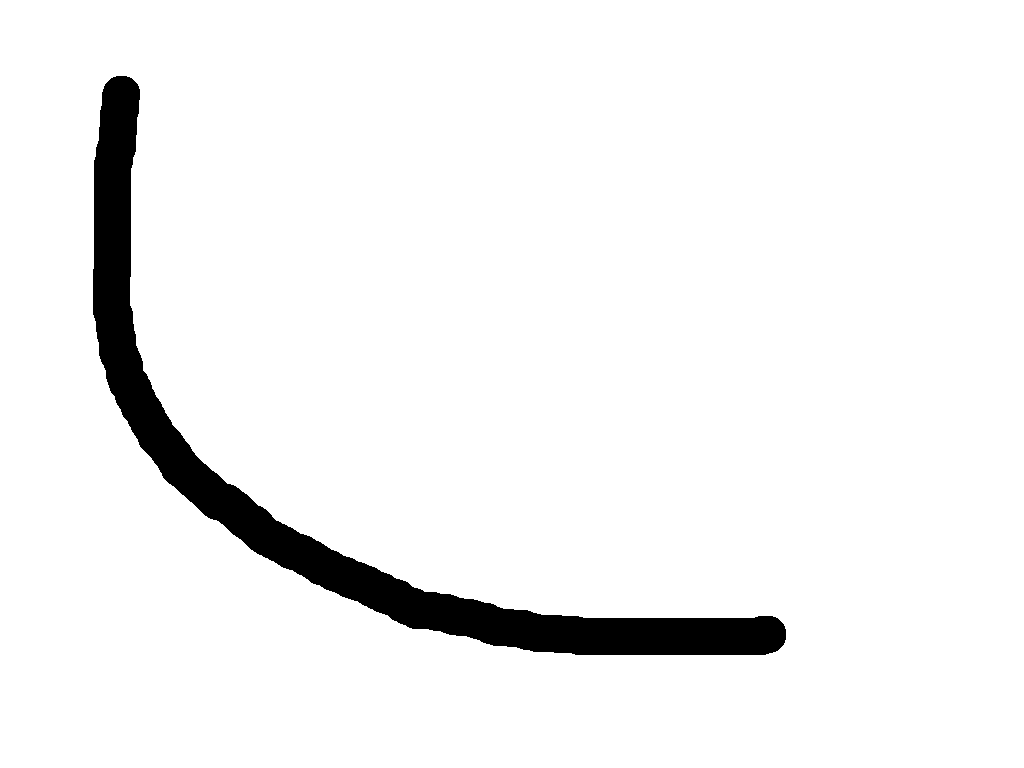
#> input picture Navigation/Simulation_Images/test2.png, 1024 x 768 px
$ python simulation.py Simulation_Images/test2.png
#> lines starting #> are read from the running program, lines starting #| are printed output that depends on the picture; after the words box and inside, x2 and y2 are one past the last pixel; in counts of white or black regions, pixels touching at a corner belong together
### Navigation/simulationBot.py
import cv2
import math
import time
import random
import sys
from utils import *

#Used in simulation

class Slice:

    def __init__(self, img, x, y, w, h):
        self.w = w
        self.h = h
        self.img = img
        self.update(x, y)


    def update(self, x, y):
        self.x = x
        self.y = y

        self.crop = self.img[y:y+self.h, x:x+self.w]

        try:
            gray = cv2.cvtColor(self.crop, cv2.COLOR_BGR2GRAY)
            self.gray = 255 - gray

            self.blur = cv2.GaussianBlur(self.gray,(5,5),0)
            _, thresh = cv2.threshold(self.blur, 127, 255, 0)
            _ ,self.contours, _ = cv2.findContours(thresh, cv2.RETR_LIST, cv2.CHAIN_APPROX_SIMPLE)

        except TypeError:
            print("Bot is offscreen")
            sys.exit(-1)

    # [37 lines left out: functions isEmpty, getLocalCenter, getGlobalCenter, getDeflection, not called in this run]

    def __repr__(self):
        res = "X: {}, Y: {}, width: {}, height: {}, empty?: {}".format(self.x, self.y, self.w, self.h, self.isEmpty())
        return res


class Camera:

    def __init__(self, img, x, y, w, h):

        self.img = img

        if(w < 30):
            print("width must be at least 30 pixels")
            self.w = 30
        else:
            self.w = w
        if(h < 30):
            print("height must be at least 30 pixel")
            self.h = 30
        else:
            self.h = h

        self.update(x,y)


    def update(self, x, y):
        self.x = x
        self.y = y
        self.center = (int(self.x + self.w/2) , int(self.y + self.h/2))
        self.getSlices()

    def getSlices(self):
        self.slices = []
        for i in range(3):
            self.slices.append([])
            for j in range(3):
                self.slices[i].append(Slice(self.img, self.x + i*int(self.w/3), self.y + j*int(self.y/3), int(self.w/3), int(self.h/3)))

    # [35 lines left out: functions getPoints, fit, not called in this run]

### Navigation/simulation.py
#!/usr/bin/env python3.6

import cv2
import numpy as np
import sys
import utils
import time
import math
from simulationBot import Camera

def setup():
    FILENAME = sys.argv[1]
    print(FILENAME)
    img = cv2.imread(FILENAME, cv2.IMREAD_COLOR)
#> img is the input picture: shape (768, 1024, 3); 94.9% white; 1 black region, box (x1, y1, x2, y2) and area: (93, 76, 786, 655) 39806

    #Place the robot at the start of the path
    if(FILENAME == "Simulation_Images/test2.png"):
        c = Camera(img, 75, 100, 90, 90)
#> the loop in getSlices, `for i in range(3):` made 3 passes
#> pass 1, in update, `self.crop = self.img[y:y+self.h, x:x+self.w]`:
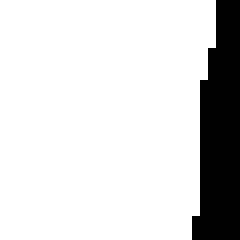
#> self.crop: shape (30, 30, 3) (shown 8 times larger); 84.8% white; 1 black region, box (x1, y1, x2, y2) and area: (24, 0, 30, 30) 137
#> pass 1, in update, `self.blur = cv2.GaussianBlur(self.gray,(5,5),0)`:
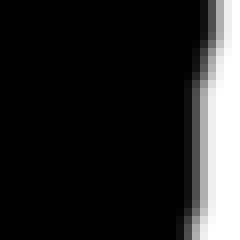
#> self.blur: shape (30, 30) (shown 8 times larger); min 0, max 255, mean 38.8
#> after the loop in getSlices, `for i in range(3):`: self.slices = 3 items
    elif(FILENAME == "Simulation_Images/test3.png"):
        c = Camera(img, 50, 50, 90, 90)
    elif(FILENAME == "Simulation_Images/test4.png"):
        c = Camera(img, 350, 370, 90, 90)
    else:
        c = Camera(img, 0, 0, 90, 90)

    cv2.imshow("frame", img)
    overlay = img.__copy__()
    loop(c, img, overlay)


def loop(c, img, overlay):

    cv2.namedWindow("frame")
    cv2.createTrackbar("speed", "frame", 1, 50, utils.nothing)
    pause = True
    speed = cv2.getTrackbarPos("speed", "frame")
    angle = 270

    while(True):

        text_overlay = overlay.__copy__()

        if(not pause):

            b = c.getPoints()

            speed = cv2.getTrackbarPos("speed", "frame")
            #overlay = img.__copy__()

            for pt in b:
                cv2.circle(overlay, pt , 3, (255, 0, 0), -1)

            for row in c.slices:
                for col in row:
                    cv2.rectangle(overlay, (col.x, col.y) , (col.x + col.w, col.y + col.h), (0,0,255) )

            mid = c.fit()

            if(mid is not None):
                cv2.circle(overlay, mid, 3, (127,0,127), -1)

                cv2.line(overlay, c.center , mid, (0,0,30))

                angle = math.atan2(mid[0] - c.center[0], c.center[1] - mid[1])
                print(angle * 180 / math.pi)


                c = Camera(img, int(c.x + speed * math.cos(angle)), int(c.y + speed * math.sin(angle)), 90, 90)

                time.sleep(0.3)
                cv2.putText(text_overlay, "Simulation running", (300,50), cv2.FONT_HERSHEY_COMPLEX, 0.5, (0, 255,0))

            else:
                c = Camera(img, int(c.x + speed * math.cos(angle)), int(c.y + speed * math.sin(angle)), 90, 90)
                cv2.putText(text_overlay, "LINE LOST", (300,25), cv2.FONT_HERSHEY_COMPLEX, 0.5, (0,0,255))
                time.sleep(0.3)
        else:

            cv2.putText(text_overlay, "Simulation paused", (300, 100), cv2.FONT_HERSHEY_COMPLEX, 0.5, (0,0,255))
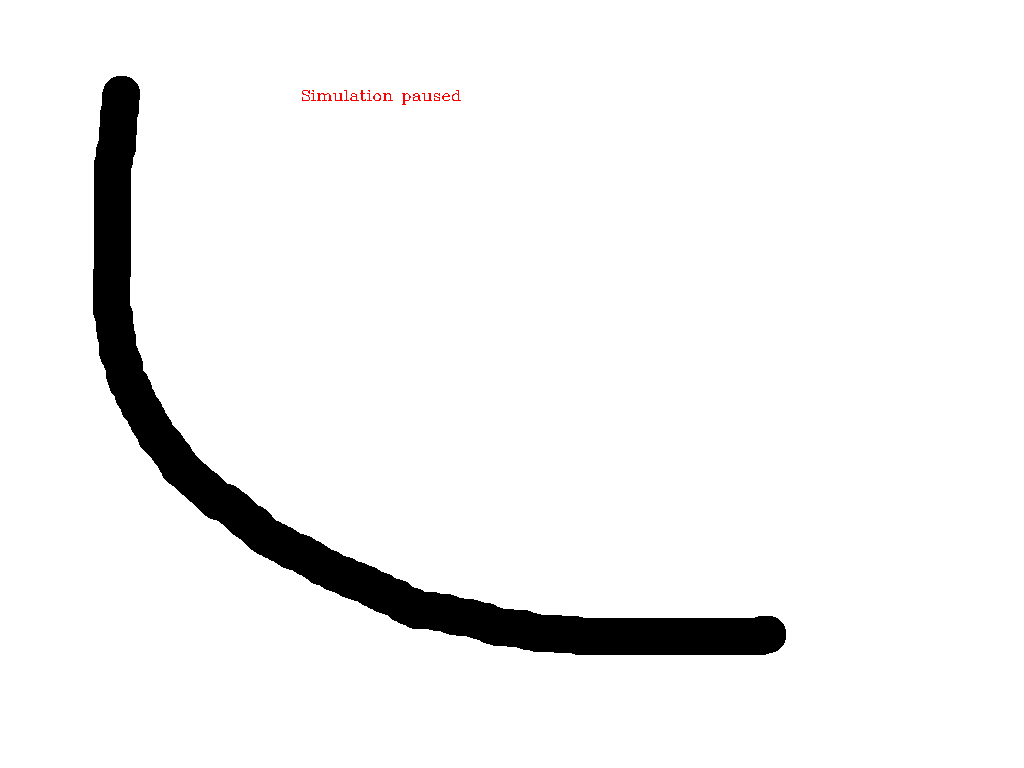
#> text_overlay: shape (768, 1024, 3); 0.06% of pixels changed, all inside (x1, y1, x2, y2) = (302, 90, 461, 105)

        cv2.imshow("frame", text_overlay)

        k = cv2.waitKey(1)
#> (key q is pressed here)

        if k == ord('q'):
            break
        elif k == ord(' '):
            pause = not pause


setup()
